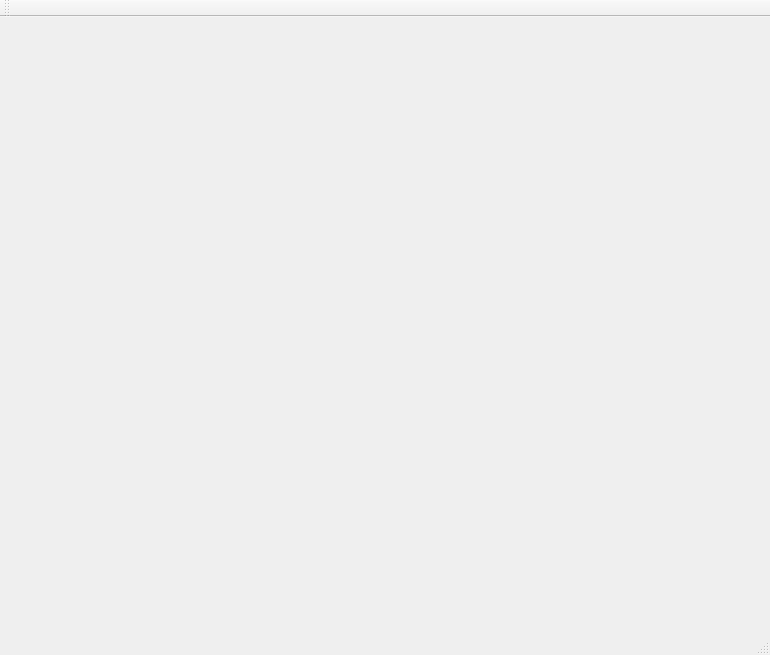
<?xml version="1.0" encoding="UTF-8"?>
<ui version="4.0">
 <class>MainWindow</class>
 <widget class="QMainWindow" name="MainWindow">
  <property name="geometry">
   <rect>
    <x>0</x>
    <y>0</y>
    <width>770</width>
    <height>655</height>
   </rect>
  </property>
  <property name="windowTitle">
   <string>MainWindow</string>
  </property>
  <widget class="QWidget" name="centralWidget">
   <widget class="QWidget" name="verticalLayoutWidget">
    <property name="geometry">
     <rect>
      <x>10</x>
      <y>10</y>
      <width>751</width>
      <height>571</height>
     </rect>
    </property>
    <layout class="QVBoxLayout" name="verticalLayout">
     <item>
      <layout class="QHBoxLayout" name="row_19"/>
     </item>
     <item>
      <layout class="QHBoxLayout" name="row_0"/>
     </item>
     <item>
      <layout class="QHBoxLayout" name="row_1"/>
     </item>
     <item>
      <layout class="QHBoxLayout" name="row_2"/>
     </item>
     <item>
      <layout class="QHBoxLayout" name="row_3"/>
     </item>
     <item>
      <layout class="QHBoxLayout" name="row_4"/>
     </item>
     <item>
      <layout class="QHBoxLayout" name="row_5"/>
     </item>
     <item>
      <layout class="QHBoxLayout" name="row_6"/>
     </item>
     <item>
      <layout class="QHBoxLayout" name="row_7"/>
     </item>
     <item>
      <layout class="QHBoxLayout" name="row_8"/>
     </item>
     <item>
      <layout class="QHBoxLayout" name="row_9"/>
     </item>
     <item>
      <layout class="QHBoxLayout" name="row_10"/>
     </item>
     <item>
      <layout class="QHBoxLayout" name="row_11"/>
     </item>
     <item>
      <layout class="QHBoxLayout" name="row_12"/>
     </item>
     <item>
      <layout class="QHBoxLayout" name="row_13"/>
     </item>
     <item>
      <layout class="QHBoxLayout" name="row_14"/>
     </item>
     <item>
      <layout class="QHBoxLayout" name="row_15"/>
     </item>
     <item>
      <layout class="QHBoxLayout" name="row_16"/>
     </item>
     <item>
      <layout class="QHBoxLayout" name="row_17"/>
     </item>
     <item>
      <layout class="QHBoxLayout" name="row_18"/>
     </item>
    </layout>
   </widget>
  </widget>
  <widget class="QMenuBar" name="menuBar">
   <property name="geometry">
    <rect>
     <x>0</x>
     <y>0</y>
     <width>770</width>
     <height>22</height>
    </rect>
   </property>
  </widget>
  <widget class="QToolBar" name="mainToolBar">
   <attribute name="toolBarArea">
    <enum>TopToolBarArea</enum>
   </attribute>
   <attribute name="toolBarBreak">
    <bool>false</bool>
   </attribute>
  </widget>
  <widget class="QStatusBar" name="statusBar"/>
 </widget>
 <layoutdefault spacing="6" margin="11"/>
 <resources/>
 <connections/>
</ui>
